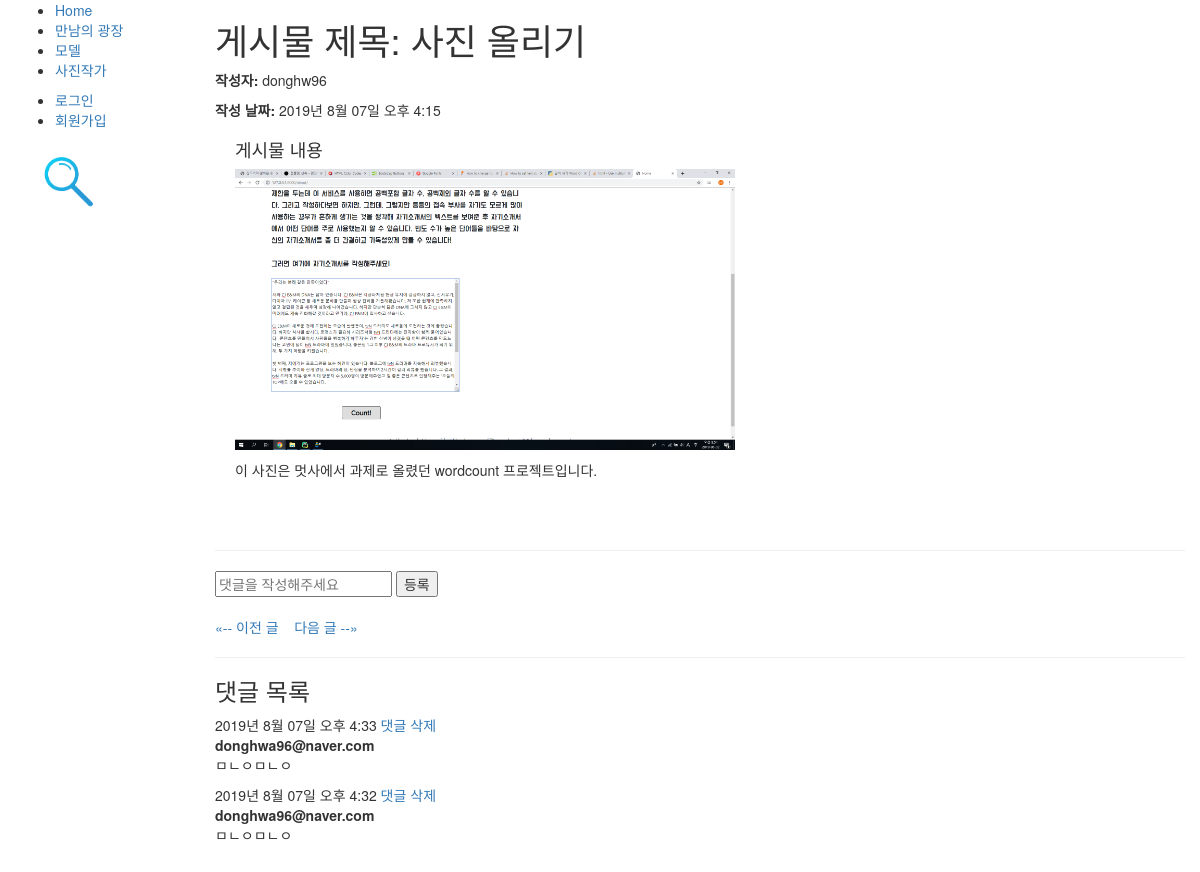
/blog/post/20, run on the app's committed database.
### blog/models.py (models this page shows, shortened)
class Post(models.Model):
    writer = models.CharField(max_length=100)
    post_date = models.DateTimeField(auto_now_add=True)
    post_title = models.CharField(max_length=100)
    post_contents = RichTextUploadingField()
    post_hit = models.PositiveIntegerField(default=0)
    class Meta:
        ordering = ['-id']
    def get_absolute_url(self):
        return reverse_lazy('post_detail', args=[str(self.id)])
    def get_previous_post(self):
        return self.get_previous_by_post_date()
    def get_next_post(self):
        return self.get_next_by_post_date()

class Comment(models.Model):
    post = models.ForeignKey(Post, on_delete=models.CASCADE, null=True, related_name='comments')
    comment_date = models.DateTimeField(auto_now_add=True)
    comment_contents = models.CharField(max_length=200)
    comment_writer = models.ForeignKey(User, on_delete=models.CASCADE, null=True)
    class Meta:
        ordering = ['-id']

### user/models.py (models this page shows, shortened)
class User(AbstractBaseUser, PermissionsMixin):
    email = models.EmailField(verbose_name=_('email address'), unique=True, blank=False)
    name = models.CharField('이름', max_length=30, blank=True)
    username = models.CharField('아이디', max_length=30, unique=True, blank=True)
    is_staff = models.BooleanField('스태프 권한', default=False)
    is_active = models.BooleanField('사용중', default=True)
    date_joined = models.DateTimeField('가입일', default=timezone.now)
    objects = UserManager()
    USERNAME_FIELD = 'email'  # email을 사용자의 식별자로 설정, user 모델에서 필드의 이름을 설명하는 문자열이다. 유니크 식별자로 사용됨.
    REQUIRED_FIELDS = ['username']  # 필수입력값(createsuperuser 커맨드로 유저를 생성할 때 나타날 필드 이름 목록
    class Meta:
        verbose_name = _('user')
        verbose_name_plural = _('users')
        swappable = 'AUTH_USER_MODEL'

### blog/views.py (the view)
# urls.py: path('post/<int:pk>', views.PostDetailView.as_view(), name='post_detail'),
class PostDetailView(generic.DetailView):
    model = Post

### blog/templates/blog/post_detail.html (shortened to what this page needs)
{% extends './base.html' %}
{% block content %}
    <h1>게시물 제목: {{ post.post_title }}</h1>
    <p><strong>작성자:</strong> {{post.writer}}</p>
    <p><strong>작성 날짜:</strong> {{ post.post_date| date:'Y년  N d일 a f' }}</p>
    <div style="margin-left:20px;margin-top:20px">
      <h4>게시물 내용</h4>
      {{ post.post_contents | safe }}
    </div>
    <br><br>
    <hr>
    <form action="{% url 'comment_write' post_pk=post.pk %}" method="POST">
        <input type="text" name="content" placeholder="댓글을 작성해주세요">
        <input type="submit" value="등록"/>
    </form>
    <br>
    <p class = "posts">
        {% if post.get_previous_by_post_date %}
            <a href="{{ post.get_previous_post.get_absolute_url }}" title="View previous post">&laquo;-- 이전 글</a>
        {% endif %}
        {% if post.get_next_by_post_date %}
            <a href="{{ post.get_next_post.get_absolute_url }}" title="View next post"> 다음 글 --&raquo;</a>
        {% endif %}
    </p>
    <hr>
    <h3>댓글 목록</h3>
    {% for comment in post.comments.all %}
        <div class="comment">
            {{ comment.comment_date| date:'Y년  N d일 a f' }}
            {% if user.email != comment.comment_writer %}
                <a href="{% url 'comment_delete' post.pk comment.pk %}" onclick="return confirm('정말 이 댓글을 삭제하겠습니까?')">댓글 삭제</a>
            {% endif %}
            <br>
            <strong>{{ comment.comment_writer }}</strong>
            <p>{{ comment.comment_contents }}</p>
        </div>
    {% endfor %}
    <br><br><br><br><br><br><br><br><br><br>
{% endblock %}

### data on the page
Post: post_title "사진 올리기", writer "donghw96", post_date "2019년 8월 07일 오후 4:15", post_contents (picture), post_contents "이 사진은 멋사에서 과제로 올렸던 wordcount 프로젝트입니다."
Comment: comment_date "2019년 8월 07일 오후 4:33", shows "댓글 삭제", comment_writer "donghwa96@naver.com", comment_contents "ㅁㄴㅇㅁㄴㅇ"
Comment: comment_date "2019년 8월 07일 오후 4:32", shows "댓글 삭제", comment_writer "donghwa96@naver.com", comment_contents "ㅁㄴㅇㅁㄴㅇ"
